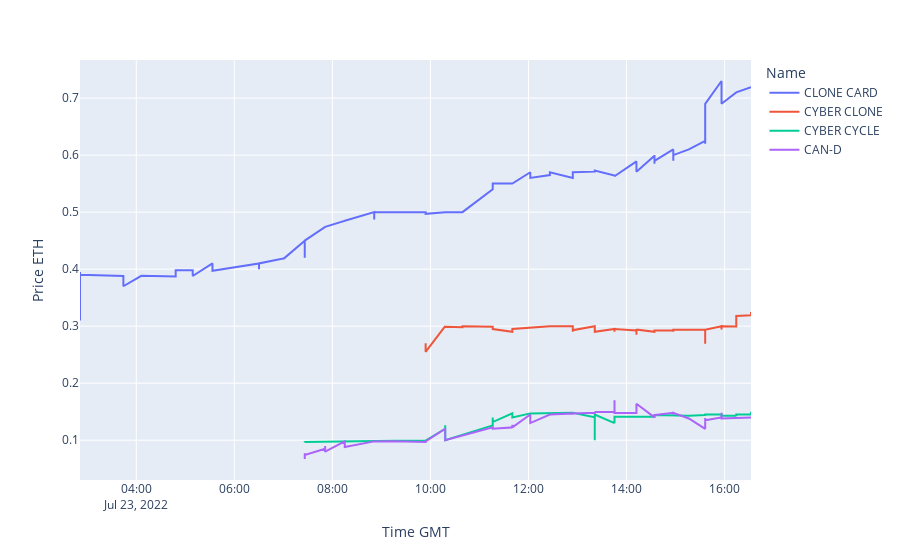

Notebook cell for this chart:
### Code cell
#@title NTF last 100 trades
#@markdown Just click the arrow to start

#@markdown Timezone : GMT - 30 minute lag due to the API
# GNU GENERAL PUBLIC LICENSE

# Will show the 100 latest trades on different NFT's
# [CYBΞR BUZZΞ]




import requests
import pandas as pd
from datetime import datetime
import plotly.express as px

CARD = ["0x27665297fab3c72a472f81e6a734ffe81c8c1940a82164aca76476ca2b506724", "CLONE CARD"]
CLONE = ["0x2c4b4edd628bcffffbf4a9d434ce83e4737889b65eee922f00d3c2b2d82b3394", "CYBER CLONE"]
CYCLE = ["0x057047417d4aaf63a083ed0b379d8b8d44f7a9edf6252dced73be6147928eaaf", "CYBER CYCLE"]
CAND = ["0x230d40e35852948fe84d3a4077aefb3c1ae11297b94a55bafc9c8fc1793585ca", "CAN-D"]
items = [CARD,CLONE,CYCLE,CAND]


def get_data(token_id, name, data_list = []):

  URL = "https://api.nft.gamestop.com/nft-svc-marketplace/history?nftData="
  response = requests.get(URL+token_id)
  # response.raise_for_status()
  # access JSOn content
  jsonResponse = response.json()
  for block in jsonResponse:
      for key, value in block.items():
          if key == "createdAt":
              ts = int(value)/1000.0 # Because its a Unix epoch with milliseconds
              # created = datetime.fromtimestamp(ts)
              created = datetime.utcfromtimestamp(ts)

          if key == "transaction":
              for k, v in value.items():
                  if k == "orderB":
                    qty = int(v.get("amountS"))
                    paid = int(v.get("amountB"))/1e18
                    paid = paid/qty
                      
      data_list.append([created,paid,qty, name])
  return data_list

lst = []
for nft in items:
  lst = get_data(nft[0], nft[1])



df = pd.DataFrame(lst, columns =['Time GMT', 'Price ETH', 'Quanty', 'Name']) 
fig = px.line(df, x = "Time GMT", y = "Price ETH", color = 'Name')
fig.show()
